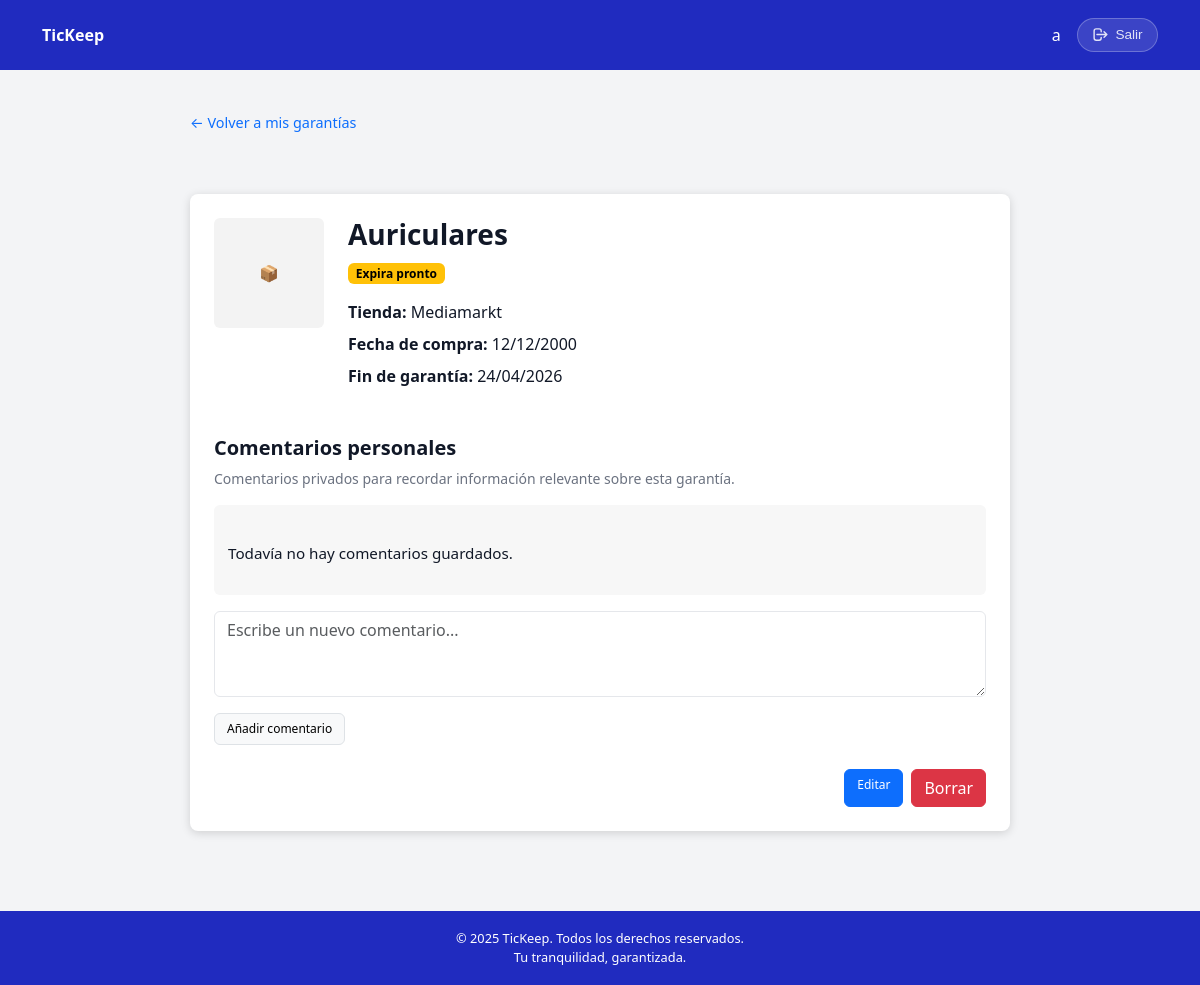
Page /detalle.php?id=2 (signed in) on the committed database.
### tables this page shows
CREATE TABLE `garantias` (
  `id_garantia` int(11) NOT NULL,
  `id_usuario` int(11) NOT NULL,
  `nombre_producto` varchar(150) NOT NULL,
  `tienda` varchar(100) DEFAULT NULL,
  `fecha_compra` date NOT NULL,
  `fecha_vencimiento` date NOT NULL,
  `archivo_ticket` varchar(255) DEFAULT NULL,
  `foto_producto` varchar(255) DEFAULT NULL,
  `comentarios` text DEFAULT NULL,
  `estado` enum('Vigente','Expira pronto','Caducada') DEFAULT 'Vigente'
);

### includes/preferencias_usuario.php (called while the page is built, shortened)
<?php
$preferencias = [
    'tema' => 'claro',
    'color_acento' => '#202bbf',
    'idioma' => 'Español',
    'formato_fecha' => 'd/m/Y',
    'animaciones_ui' => 1,
    'orden_garantias' => 'fecha_compra_desc',
    'mostrar_dias_restantes' => 1,
    'confirmar_eliminacion' => 1,
    'modo_compacto' => 0,
    'notificaciones_email' => 1,
    'notificaciones_app' => 1,
    'aviso_vencimiento' => 1,
    'dias_aviso' => 30,
    'frecuencia_recordatorio' => 'una_vez',
    'hora_recordatorio' => '09:00',
    'notificar_caducadas' => 0,
    'resumen_mensual' => 0
];
if (isset($_SESSION['id_usuario'])) {
    $stmtPref = $pdo->prepare("SELECT * FROM opciones_configuracion WHERE id_usuario = :id");
    $stmtPref->execute([':id' => $_SESSION['id_usuario']]);
    $prefsBD = $stmtPref->fetch(PDO::FETCH_ASSOC);
    if ($prefsBD) {
        foreach ($preferencias as $clave => $valorDefecto) {
            if (array_key_exists($clave, $prefsBD) && $prefsBD[$clave] !== null) {
                $preferencias[$clave] = $prefsBD[$clave];
            }
        }
    }
}

### detalle.php (the view, shortened to what this page needs)
<?php
require 'config/bd.php';
require 'includes/preferencias_usuario.php';
$id_usuario = $_SESSION['id_usuario'];
$id_garantia = isset($_GET['id']) ? (int) $_GET['id'] : 0;
try {
    $sql = "SELECT id_garantia, id_usuario, nombre_producto, tienda, fecha_compra,
                   fecha_vencimiento, archivo_ticket, foto_producto,  comentarios, estado
            FROM garantias
            WHERE id_garantia = :id_garantia
              AND id_usuario = :id_usuario";
    $stmt = $pdo->prepare($sql);
    $stmt->execute([
        ':id_garantia' => $id_garantia,
        ':id_usuario' => $id_usuario
    ]);
    $garantia = $stmt->fetch(PDO::FETCH_ASSOC);
} catch (PDOException $e) {
    die("Error al cargar la garantía: " . $e->getMessage());
}
$claseEstado = 'secondary';
if ($garantia['estado'] === 'Vigente') {
    $claseEstado = 'success';
} elseif ($garantia['estado'] === 'Expira pronto') {
    $claseEstado = 'warning';
} elseif ($garantia['estado'] === 'Caducada') {
    $claseEstado = 'danger';
}
$mostrarImagen = false;
?>
<!DOCTYPE html>
<html lang="<?= $preferencias['idioma'] === 'Inglés' ? 'en' : 'es' ?>"
    data-theme="<?= htmlspecialchars($preferencias['tema']) ?>"
    data-animations="<?= (int)$preferencias['animaciones_ui'] ?>">
<head>
    <link href="https://cdn.jsdelivr.net/npm/bootstrap@5.3.3/dist/css/bootstrap.min.css" rel="stylesheet">
    <link rel="stylesheet" href="assets/css/detalle.css">
    <link rel="stylesheet" href="assets/css/preferencias.css">
</head>
<body>
    <nav class="topbar d-flex align-items-center">
        <div class="container d-flex justify-content-between align-items-center">
            <a href="index.php" class="brand">TicKeep</a>
            <div class="d-flex align-items-center gap-3">
                <span class="text-white d-none d-sm-block">
                    <?= htmlspecialchars($_SESSION['nombre'] ?? 'Usuario') ?>
                </span>
                <a href="logout.php" class="tk-btn-logout" title="Cerrar sesión">
                    <svg xmlns="http://www.w3.org/2000/svg" width="17" height="17" fill="none" viewBox="0 0 24 24" stroke="currentColor" stroke-width="2">
                        <path stroke-linecap="round" stroke-linejoin="round" d="M17 16l4-4m0 0l-4-4m4 4H7m6 4v1a3 3 0 01-3 3H6a3 3 0 01-3-3V7a3 3 0 013-3h4a3 3 0 013 3v1" />
                    </svg>
                    <span class="d-none d-md-inline">Salir</span>
                </a>
            </div>
        </div>
    </nav>
    <div class="container">
        <div class="mx-auto" style="max-width: 820px; margin-top: 40px;">
            <a href="index.php" class="back-link">← Volver a mis garantías</a>
        </div>
        <div class="main-card">
            <div class="row g-4 align-items-start">
                <div class="col-md-auto">
                    <?php if ($mostrarImagen): ?>
                        <?php
                        $imagenDetalle = 'uploads/default.png';
                        if (!empty($garantia['foto_producto'])) {
                            $imagenDetalle = $garantia['foto_producto'];
                        } elseif (!empty($garantia['archivo_ticket'])) {
                            $imagenDetalle = $garantia['archivo_ticket'];
                        }
                        ?>
                        <img src="<?= htmlspecialchars($imagenDetalle) ?>" alt="Imagen del producto" class="product-image">
                    <?php else: ?>
                        <div class="product-image d-flex align-items-center justify-content-center">
                            📦
                        </div>
                    <?php endif; ?>
                </div>
                <div class="col">
                    <h3 class="fw-bold mb-2"><?= htmlspecialchars($garantia['nombre_producto']) ?></h3>
                    <span class="badge text-bg-<?= $claseEstado ?> mb-3">
                        <?= htmlspecialchars($garantia['estado']) ?>
                    </span>
                    <p class="mb-2">
                        <strong>Tienda:</strong>
                        <?= htmlspecialchars($garantia['tienda'] ?: 'No indicada') ?>
                    </p>
                    <p class="mb-2">
                        <strong>Fecha de compra:</strong>
                        <?= date('d/m/Y', strtotime($garantia['fecha_compra'])) ?>
                    </p>
                    <p class="mb-0">
                        <strong>Fin de garantía:</strong>
                        <?= date('d/m/Y', strtotime($garantia['fecha_vencimiento'])) ?>
                    </p>
                </div>
            </div>
            <div class="mt-5">
                <h5 class="fw-bold">Comentarios personales</h5>
                <p class="text-muted small">
                    Comentarios privados para recordar información relevante sobre esta garantía.
                </p>
                <div class="comment-box mb-3">
                    <?= htmlspecialchars($garantia['comentarios'] ?: 'Todavía no hay comentarios guardados.') ?>
                </div>
                <form method="POST">
                    <div class="mb-3">
                        <textarea name="nuevo_comentario" class="form-control" rows="3"
                            placeholder="Escribe un nuevo comentario..."></textarea>
                    </div>
                    <button type="submit" class="btn btn-light border btn-soft">
                        Añadir comentario
                    </button>
                </form>
            </div>
            <div class="d-flex justify-content-end gap-2 mt-4">
                <a href="editar_garantia.php?id=<?= (int) $garantia['id_garantia'] ?>" class="btn btn-primary btn-soft">
                    Editar
                </a>
                <a href="eliminar_garantia.php?id=<?= $garantia['id_garantia'] ?>"
                    class="btn btn-danger"
                    <?= !empty($preferencias['confirmar_eliminacion']) ? 'onclick="return confirm(\'¿Seguro que quieres borrar esta garantía?\')"' : '' ?>>
                    Borrar
                </a>
            </div>
        </div>
    </div>
    <footer>
        © 2025 TicKeep. Todos los derechos reservados.<br>
        Tu tranquilidad, garantizada.
    </footer>
</body>
</html>

### assets/css/detalle.css (style rules this page uses)
body { background-color: #efefef; }
.topbar { background: #202bbf; min-height: 70px; }
.topbar .brand { color: #fff; font-weight: 700; text-decoration: none; }
.main-card { max-width: 820px; margin: 60px auto; background: #fff; border-radius: 8px; box-shadow: 0 2px 10px rgba(0, 0, 0, 0.15); padding: 24px; }
.product-image { width: 110px; height: 110px; object-fit: cover; border-radius: 6px; background: #f3f3f3; }
.comment-box { background: #f7f7f7; border-radius: 6px; padding: 14px; min-height: 90px; white-space: pre-line; font-size: 0.95rem; }
.btn-soft { font-size: 0.75rem; padding: 6px 12px; }
footer { background: #202bbf; color: #fff; text-align: center; padding: 18px 10px; margin-top: 80px; font-size: 0.8rem; }
.back-link { font-size: 0.9rem; text-decoration: none; }
.tk-btn-logout { display: flex; align-items: center; gap: 0.4rem; color: rgba(255,255,255,0.85); background: rgba(255,255,255,0.12); border: 1px solid rgba(255,255,255,0.25); border-radius: 50px; padding: 0.35rem 0.9rem; font-size: 0.85rem; font-weight: 500; text-decoration: none; font-family: 'Poppins', sans-serif; transition: background 0.2s, color 0.2s; }

### assets/css/preferencias.css (style rules this page uses)
:root { --tk-bg: #f3f4f6; --tk-card: #ffffff; --tk-text: #111827; --tk-muted: #6b7280; --tk-border: #e5e7eb; }
body { background: var(--tk-bg) !important; color: var(--tk-text) !important; }
.tk-ticket-card, .main-card, .config-card, .settings-sidebar, .card, .bg-white { background: var(--tk-card) !important; color: var(--tk-text) !important; border-color: var(--tk-border) !important; }
.text-muted, .ticket-coments, .setting-help { color: var(--tk-muted) !important; }
.form-control, .form-select, textarea { background: var(--tk-card) !important; color: var(--tk-text) !important; border-color: var(--tk-border) !important; }

### rows in the picture
garantias: nombre_producto "Auriculares", estado "Expira pronto", tienda "Mediamarkt", fecha_compra "12/12/2000", fecha_vencimiento "24/04/2026", comentarios "Todavía no hay comentarios guardados."

### other values in the picture
$_SESSION['nombre'] "a"
